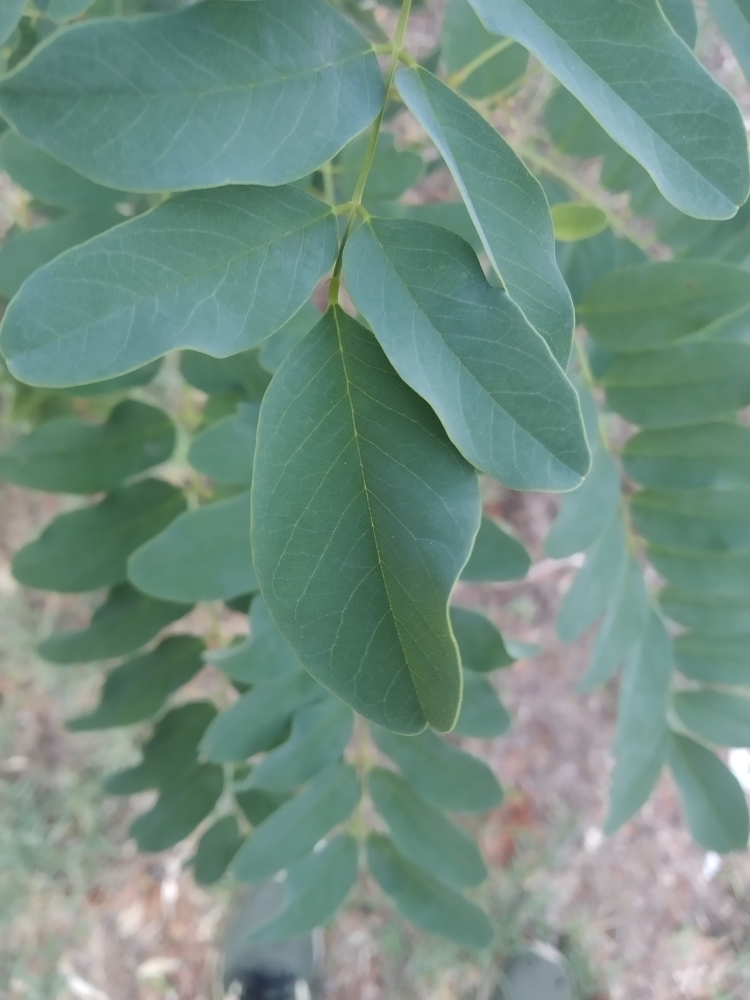
#> input picture imageProcessTestData/level4.jpg, 3000 x 4000 px (shown at 1/4 size)
$ python imageProcess.py
#> lines starting #> are read from the running program, lines starting #| are printed output that depends on the picture; after the words box and inside, x2 and y2 are one past the last pixel; in counts of white or black regions, pixels touching at a corner belong together
import matplotlib.pyplot as plt
import cv2
import numpy as np
import scipy.ndimage as ndimage
from PIL import Image


def calc_ExGR(cB, cG, cR):
    ExG = (2*cG)-cR-cB
    print(type(ExG))
    ExR = (1.4*cR)-cB
    ExGR = ExG - ExR
    return ExGR


def show_end():
    plt.show()
    exit(0)


# [4 lines left out: function calculate_i_channel, not called in this run]


def show_image(img_b, title):
    fig = plt.figure()
    fig.canvas.set_window_title(title)
    plt.imshow(img_b)


# [10 lines left out: functions calculate_j, blur_times, not called in this run]


def structured_edge_bgr(img_e):

    #img_e_orig = img_e.copy()
    image_e = cv2.cvtColor(img_e, cv2.COLOR_BGR2RGB)
    image_e = image_e.astype(np.float32) / 255.0
    """
    gray_e = cv2.cvtColor(img_e_orig, cv2.COLOR_BGR2GRAY)
    blurred_e = cv2.GaussianBlur(gray_e, (5, 5), 0)
    """
    edge_detector_e = cv2.ximgproc.createStructuredEdgeDetection('StructuredEdgeModel/model.yml')
    edges_e = edge_detector_e.detectEdges(image_e)
    return edges_e


# [34 lines left out: functions structured_edge, structured_edge_one, locate_local_minimums, not called in this run]


kernelOpen = np.ones((10, 10))
kernelClose = np.ones((20, 20))


# [11 lines of commented-out code are left out]
img = cv2.imread("imageProcessTestData/level4.jpg")
#> img is the input picture: shape (4000, 3000, 3); mean B, G, R 130.4, 142.7, 114.9
img = cv2.imread("imageProcessTestData/level7.jpg")
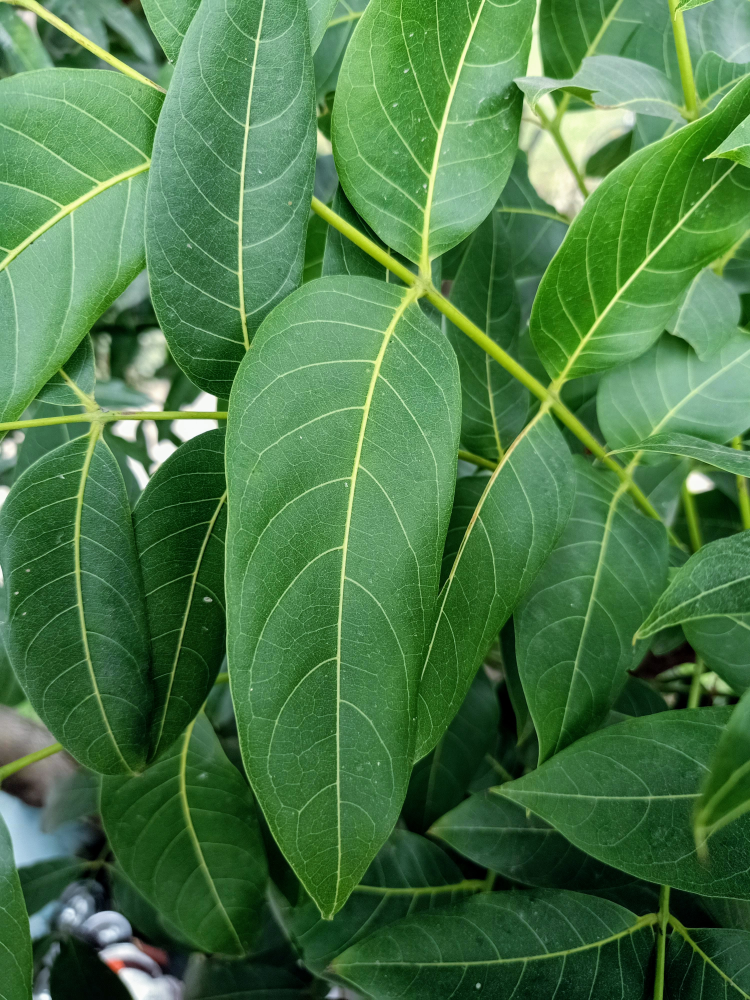
#> input picture imageProcessTestData/level7.jpg, 3000 x 4000 px (shown at 1/4 size)
#> img is the input picture: shape (4000, 3000, 3); mean B, G, R 70.4, 121.9, 73.9

name = "level7.png"

hh, ww = img.shape[:2]
#> hh = 4000; ww = 3000

img = cv2.resize(img, (int(ww / 4), int(hh / 4)), interpolation=cv2.INTER_AREA)
#> img: shape (1000, 750, 3)


img_rgb = cv2.cvtColor(img, cv2.COLOR_BGR2RGB)
plt.imshow(img_rgb)
#img = cv2.medianBlur(img, 5)
B, G, R = cv2.split(img)
print(type(B))
#| <class 'numpy.ndarray'>


img_exgr = calc_ExGR(B, G, R)
#| <class 'numpy.ndarray'>
#> in calc_ExGR, `ExR = (1.4*cR)-cB`:
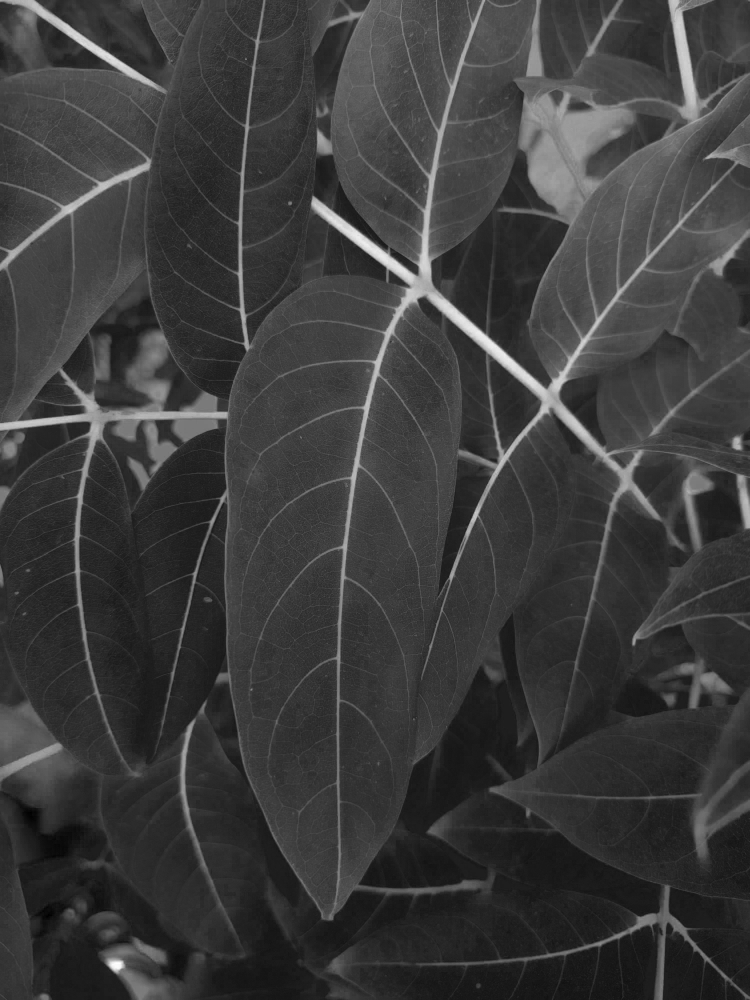
#> ExR: shape (1000, 750) float64; min -32.4, max 242.6, mean 33.1; drawn with min black and max white
#> in calc_ExGR, `ExGR = ExG - ExR`:
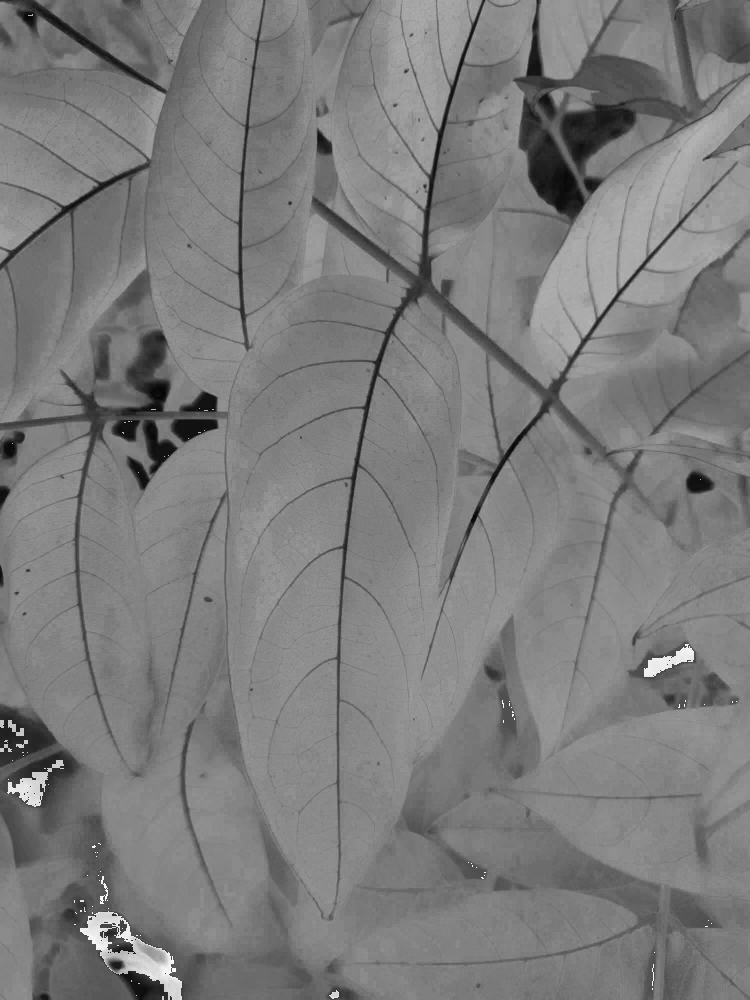
#> ExGR: shape (1000, 750) float64; min -122.8, max 268.8, mean 68.2; drawn with min black and max white
print(type(img_exgr))
#| <class 'numpy.ndarray'>
show_image(img_exgr, "img_exgr")
img_exgr = img_exgr.astype(np.uint8)
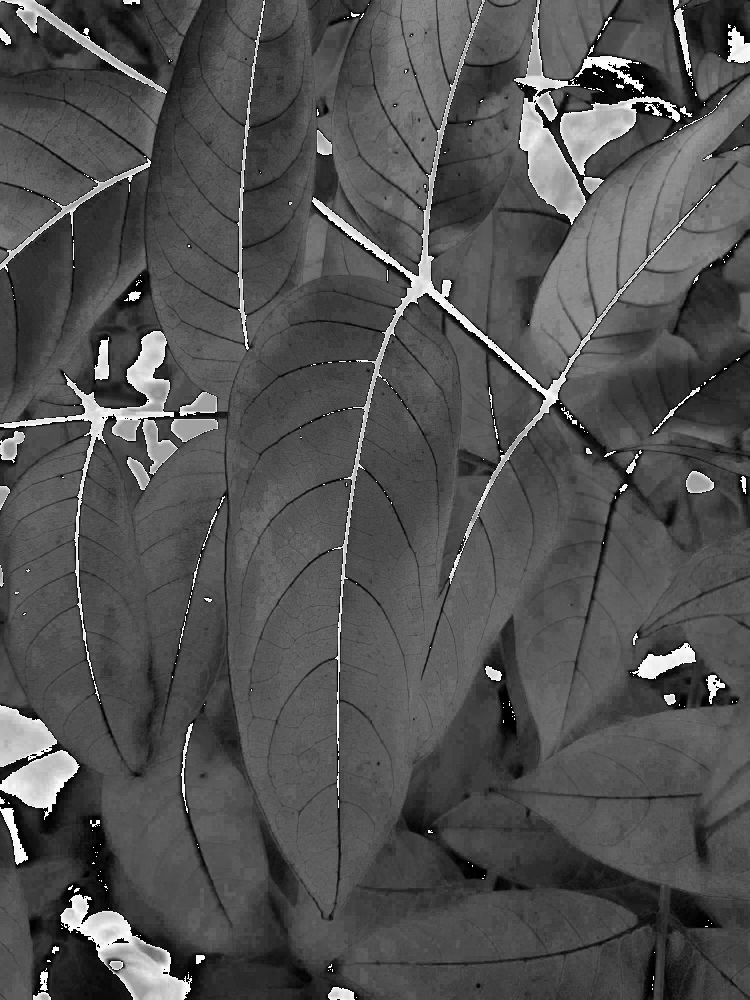
#> img_exgr: shape (1000, 750); min 0, max 255, mean 82.1


th_e, exgr_bin = cv2.threshold(img_exgr, 0, 255, cv2.THRESH_BINARY+cv2.THRESH_OTSU)
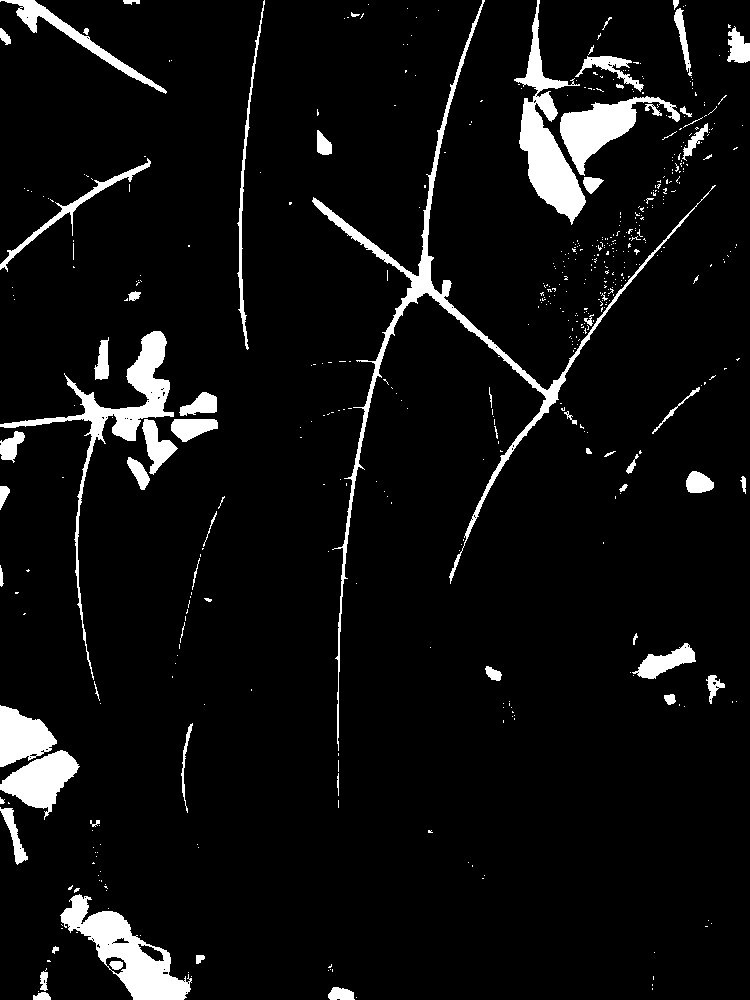
#> exgr_bin: shape (1000, 750); 6.3% white; 531 white regions (463 under 20 px), largest, box (x1, y1, x2, y2) and area: (312, 0, 716, 751) 7498, (514, 0, 586, 225) 5316, (60, 894, 192, 1000) 5088
#> th_e = 142
show_image(exgr_bin, "exgr_bin")

exgr_bin = cv2.morphologyEx(exgr_bin, cv2.MORPH_OPEN, kernelOpen)
#> exgr_bin: shape (1000, 750); 3.5% white; 27 white regions, largest, box (x1, y1, x2, y2) and area: (63, 898, 189, 1000) 4423, (521, 103, 585, 217) 3750, (561, 102, 637, 165) 2944
exgr_bin = cv2.morphologyEx(exgr_bin, cv2.MORPH_CLOSE, kernelClose)
#> exgr_bin: shape (1000, 750); 4% white; 16 white regions, largest, box (x1, y1, x2, y2) and area: (522, 54, 638, 218) 8895, (84, 334, 219, 465) 7036, (0, 708, 79, 810) 5445
show_image(exgr_bin, "exgr_bin")
exgr_bin_not = cv2.bitwise_not(exgr_bin)

edges_canny = cv2.Canny(img, 60, 120)
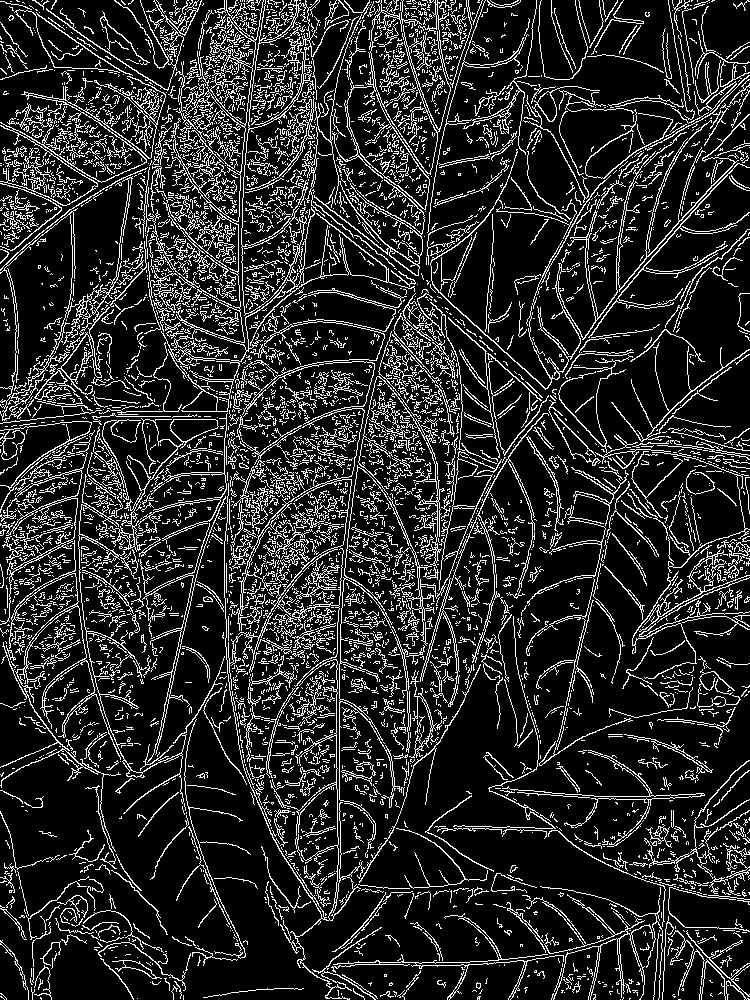
#> edges_canny: shape (1000, 750); 16% white in thin lines or dots

edges_orig = structured_edge_bgr(img)
#> (the run stopped early here; a loop or call above may not have finished)
